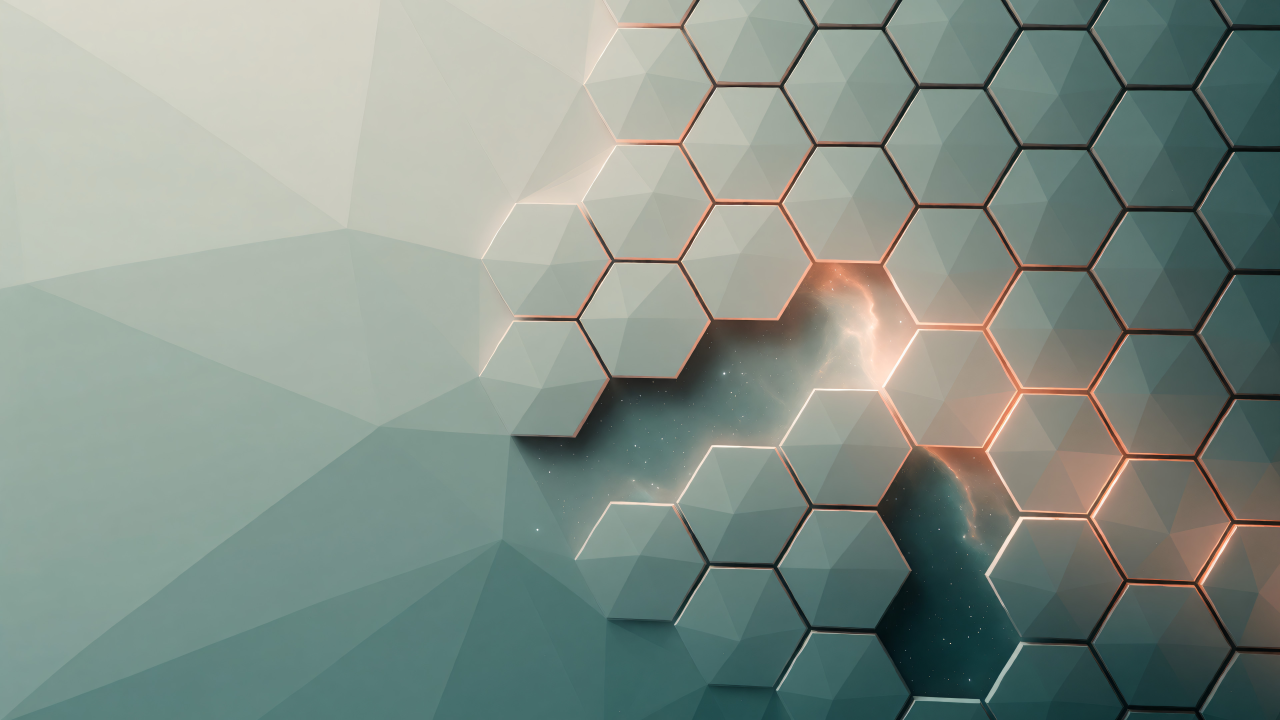
#> input picture CDE/wallpapers/images/cluster.jpg, 3840 x 2160 px (shown at 1/3 size)
$ python tile.py seamless ../images/cluster.jpg out.png
#> lines starting #> are read from the running program, lines starting #| are printed output that depends on the picture
#!/usr/bin/env python3
"""Seamless material tiles and their palette tint.

seamless: the picture is blended with a copy shifted by half its size. The
blend mask is 1 in the middle and 0 at the borders, where the shifted copy
wraps around continuously; a band of low-frequency noise makes the mask
irregular so no straight blend lines show. Works for irregular materials
(moss, wool, stone), not for regular grids. Before blending, flatten()
removes vignette and lighting gradients, which would otherwise repeat as a
visible checkerboard.

tint: the luminance of the tile is mapped through three colours of a CDE
colour set (bottom shadow, background, top shadow), the way CDE draws its
backdrops in the workspace colours.

lochblech: perforated brushed aluminium, computed rather than generated,
because a regular hole grid cannot survive the blend.

Usage: tile.py seamless <in> <out> [--size 1024]
       tile.py lochblech - <out>
       tile.py tint <in> <out> --palette Copper|<CDE palette>"""
import argparse
import sys
from pathlib import Path
import numpy as np
from PIL import Image, ImageFilter


def flatten(a, size):
    """Remove vignette and lighting gradients: divide by a heavy blur,
    keep the mean colour, so only the fine structure repeats."""
    blur = np.stack([np.asarray(Image.fromarray(a[..., c].astype(np.uint8)).filter(
        ImageFilter.GaussianBlur(size / 6))).astype(np.float32) for c in range(3)], -1)
    mean = a.reshape(-1, 3).mean(0)
    return np.clip(a / np.maximum(blur, 1) * mean, 0, 255)


def seamless(im, size=1024, seed=0):
    im = im.convert("RGB").resize((size, size), Image.LANCZOS)
    a = flatten(np.asarray(im).astype(np.float32), size)
    b = np.roll(a, (size // 2, size // 2), axis=(0, 1))
    y, x = np.mgrid[0:size, 0:size] / (size - 1)
    edge = np.minimum(np.minimum(x, 1 - x), np.minimum(y, 1 - y))     # 0 at border, 0.5 centre
    rng = np.random.default_rng(seed)
    noise = Image.fromarray((rng.random((size // 32, size // 32)) * 255).astype(np.uint8))
    noise = np.asarray(noise.resize((size, size), Image.BICUBIC).filter(ImageFilter.GaussianBlur(size / 40))) / 255.0
    w = np.clip((edge - 0.10 + (noise - 0.5) * 0.12) / 0.22, 0, 1)
    w = w * w * (3 - 2 * w)                                            # smoothstep
    out = a * w[..., None] + b * (1 - w[..., None])
    return Image.fromarray(np.clip(out + 0.5, 0, 255).astype(np.uint8))


def lochblech(size=1024, pitch=32, hole=0.24, seed=0):
    """Perforated brushed aluminium, computed: a hole grid that divides the
    tile exactly and horizontally brushed noise that wraps around."""
    rng = np.random.default_rng(seed)
    n = rng.normal(0, 1, (size, size)).astype(np.float32)
    # brushing: blur along x only, with wrap-around so the tile stays seamless
    k = 61
    n = sum(np.roll(n, i, axis=1) for i in range(-(k // 2), k // 2 + 1)) / np.sqrt(k)
    n += np.roll(rng.normal(0, 0.4, (size, 1)).astype(np.float32), 0, axis=0)
    metal = 170 + n * 14
    y, x = np.mgrid[0:size, 0:size].astype(np.float32)
    off = (np.floor(y / pitch) % 2) * pitch / 2             # staggered rows
    dx = ((x + off) % pitch) - pitch / 2
    dy = (y % pitch) - pitch / 2
    r = np.sqrt(dx * dx + dy * dy) / pitch
    edge = np.clip((r - hole) / 0.04, 0, 1)                  # 0 inside the hole
    rim = np.exp(-((r - hole - 0.02) / 0.025) ** 2) * np.clip(-dy / pitch * 4, -1, 1) * 22
    v = metal * edge + 28 * (1 - edge) + rim * edge
    rgb = np.stack([v, v * 1.005, v * 1.02], -1)
    return Image.fromarray(np.clip(rgb, 0, 255).astype(np.uint8))


def hexrgb(c):
    return np.array([int(c[i:i + 2], 16) for i in (1, 3, 5)], np.float32)


def tint(im, colours):
    """colours: (dark, middle, light) as #rrggbb."""
    a = np.asarray(im.convert("RGB")).astype(np.float32) / 255
    L = a @ np.array([0.2126, 0.7152, 0.0722], np.float32)
    lo, hi = np.percentile(L, 2), np.percentile(L, 98)
    t = np.clip((L - lo) / max(hi - lo, 1e-3), 0, 1)[..., None]
    d, m, l = (hexrgb(c) for c in colours)
    out = np.where(t < 0.5, d + (m - d) * (t * 2), m + (l - m) * (t * 2 - 1))
    return Image.fromarray(np.clip(out + 0.5, 0, 255).astype(np.uint8))


def palette_colours(name):
    sys.path.insert(0, str(Path(__file__).resolve().parents[2]))
    import palettes
    s = palettes.copper_desktop() if name == "Copper" else palettes.load(name)[2]
    return s["bs"], s["bg"], s["ts"]


def main():
    ap = argparse.ArgumentParser()
    ap.add_argument("mode", choices=("seamless", "tint", "lochblech"))
    ap.add_argument("src")
    ap.add_argument("dst")
    ap.add_argument("--size", type=int, default=1024)
    ap.add_argument("--palette", default="Copper")
    a = ap.parse_args()
    if a.mode == "lochblech":
        lochblech(a.size).save(a.dst)
        return
    im = Image.open(a.src)
#> im is the input picture: PIL image 3840x2160 RGB; mean R, G, B 132, 145, 136.4
    out = seamless(im, a.size) if a.mode == "seamless" else tint(im, palette_colours(a.palette))
#> in seamless, `im = im.convert("RGB").resize((size, size), Image.LANCZOS)`:
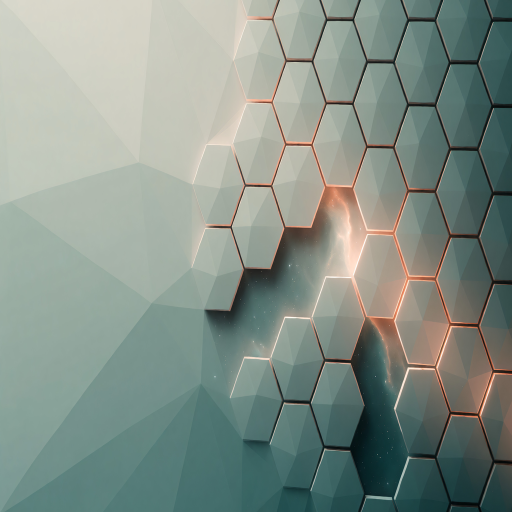
#> im: PIL image 1024x1024 RGB (shown at 1/2 size); mean R, G, B 132, 145, 136.4
#> in flatten, `blur = np.stack([np.asarray(Image.fromarray(a[..., c].astype(np.uint8)..`:
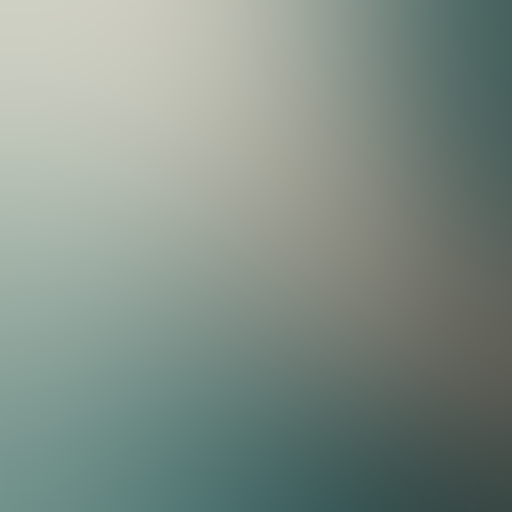
#> blur: shape (1024, 1024, 3) float32 (shown at 1/2 size); mean of channels 0, 1, 2 130.3, 143.8, 135.3; drawn as R, G, B
#> in flatten, `mean = a.reshape(-1, 3).mean(0)`: mean = [132.1, 145, 136.5]
#> in flatten, `return np.clip(a / np.maximum(blur, 1) * mean, 0, 255)`:
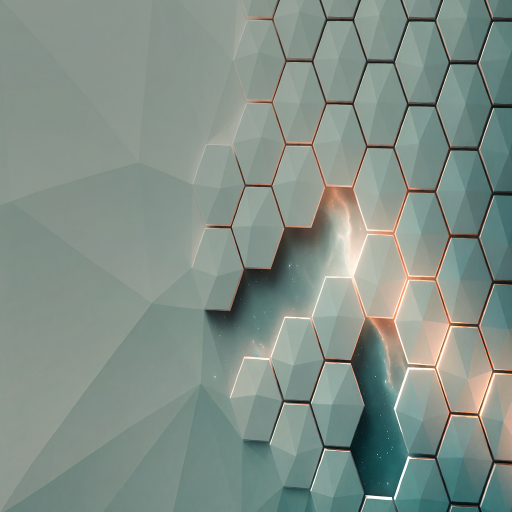
#> returned value: shape (1024, 1024, 3) float32 (shown at 1/2 size); mean of channels 0, 1, 2 130.3, 144.9, 136.4; drawn as R, G, B
#> in seamless, `b = np.roll(a, (size // 2, size // 2), axis=(0, 1))`:
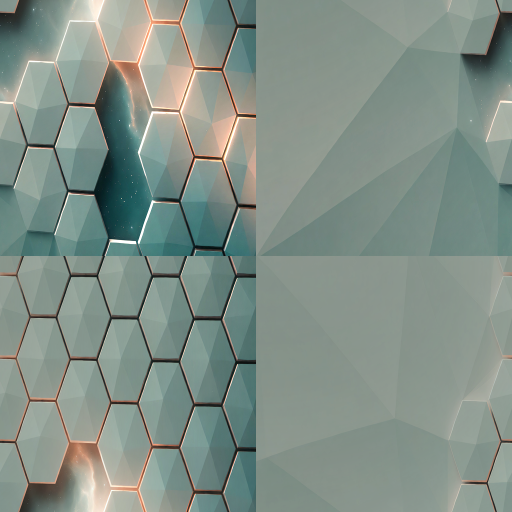
#> b: shape (1024, 1024, 3) float32 (shown at 1/2 size); mean R, G, B 130.3, 144.7, 136.5
#> in seamless, `noise = np.asarray(noise.resize((size, size), Image.BICUBIC).filter(Im..`:
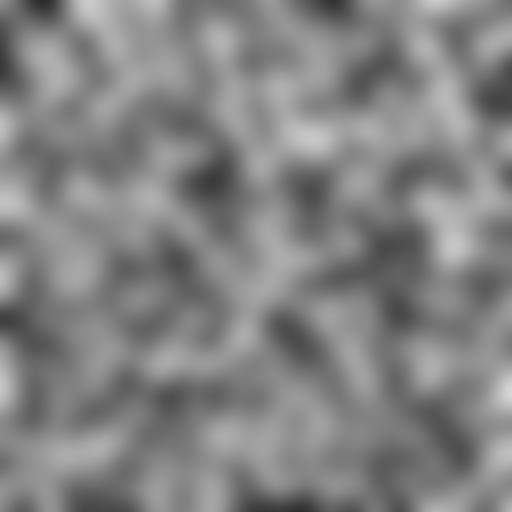
#> noise: shape (1024, 1024) float64 (shown at 1/2 size); min 0.169, max 0.851, mean 0.513
#> in seamless, `w = w * w * (3 - 2 * w)`:
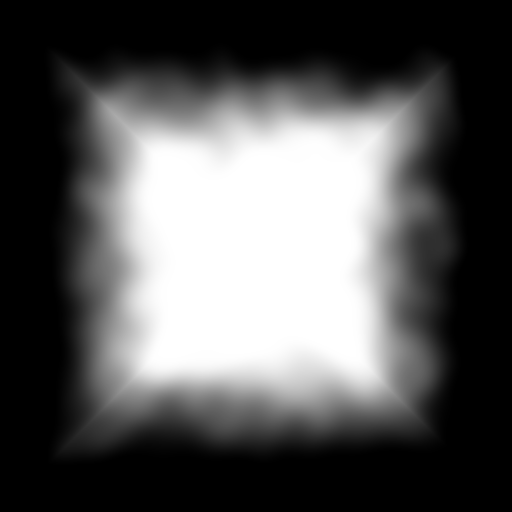
#> w: shape (1024, 1024) float64 (shown at 1/2 size); min 0, max 1, mean 0.35
#> in seamless, `out = a * w[..., None] + b * (1 - w[..., None])`:
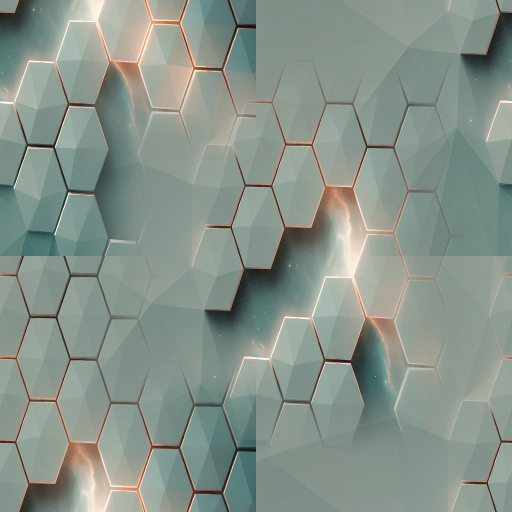
#> out: shape (1024, 1024, 3) float64 (shown at 1/2 size); mean R, G, B 135.5, 147.9, 139
    out.save(a.dst)


if __name__ == "__main__":
    main()

$ run again, on CDE/wallpapers/images/duene.jpg
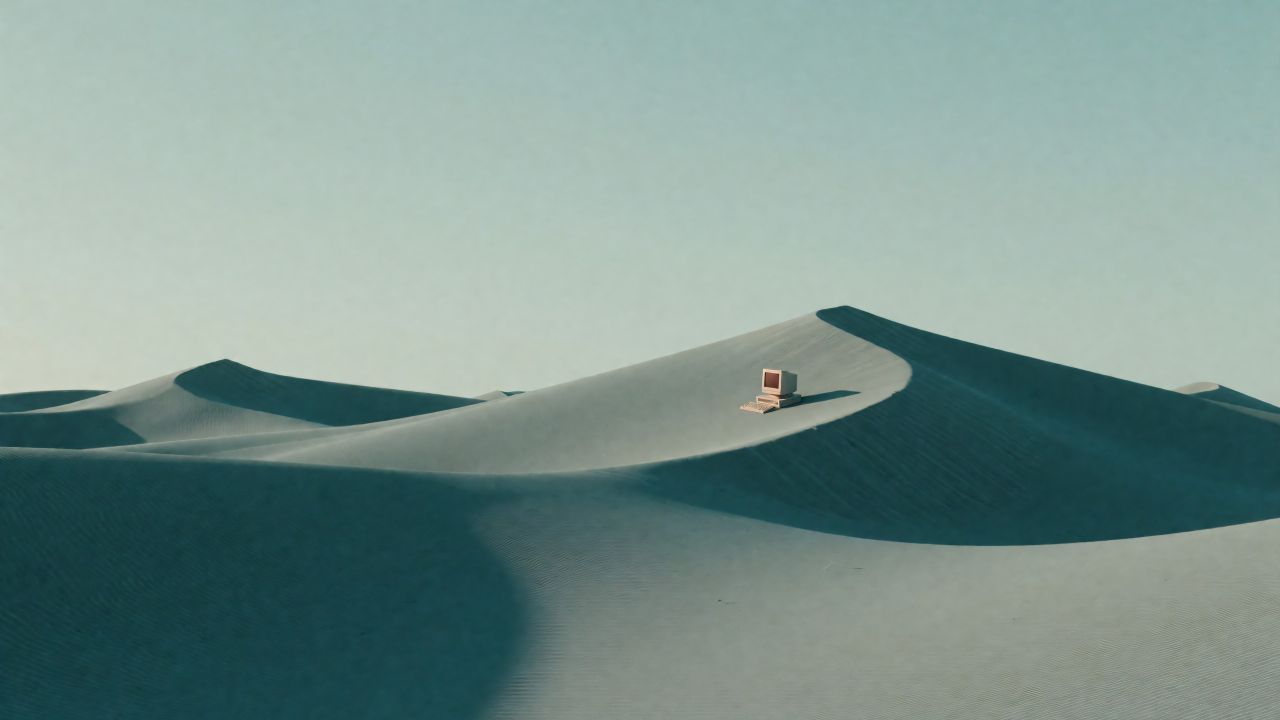
#> input picture CDE/wallpapers/images/duene.jpg, 3840 x 2160 px (shown at 1/3 size)
#> in main, im is the input picture: PIL image 3840x2160 RGB; mean R, G, B 123.9, 148.1, 142.6
#> im: PIL image 1024x1024 RGB
#> in flatten, `blur = np.stack([np.asarray(Image.fromarray(a[..., c].astype(np.uint8)..`:
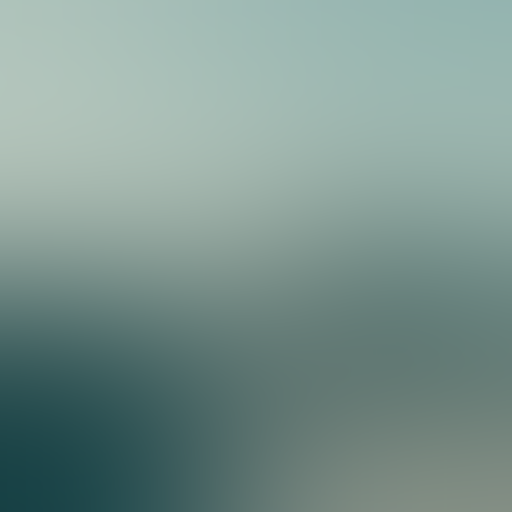
#> blur: shape (1024, 1024, 3) float32 (shown at 1/2 size); mean of channels 0, 1, 2 124.1, 148.4, 142.9; drawn as R, G, B
#> mean = [123.8, 148, 142.7]
#> in seamless, `out = a * w[..., None] + b * (1 - w[..., None])`:
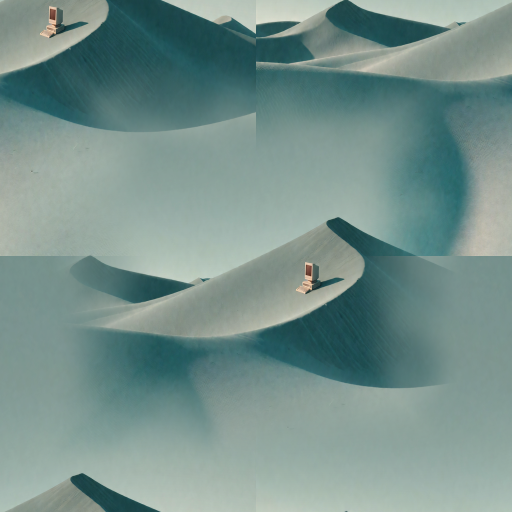
#> out: shape (1024, 1024, 3) float64 (shown at 1/2 size); mean R, G, B 118.8, 145, 140.1
